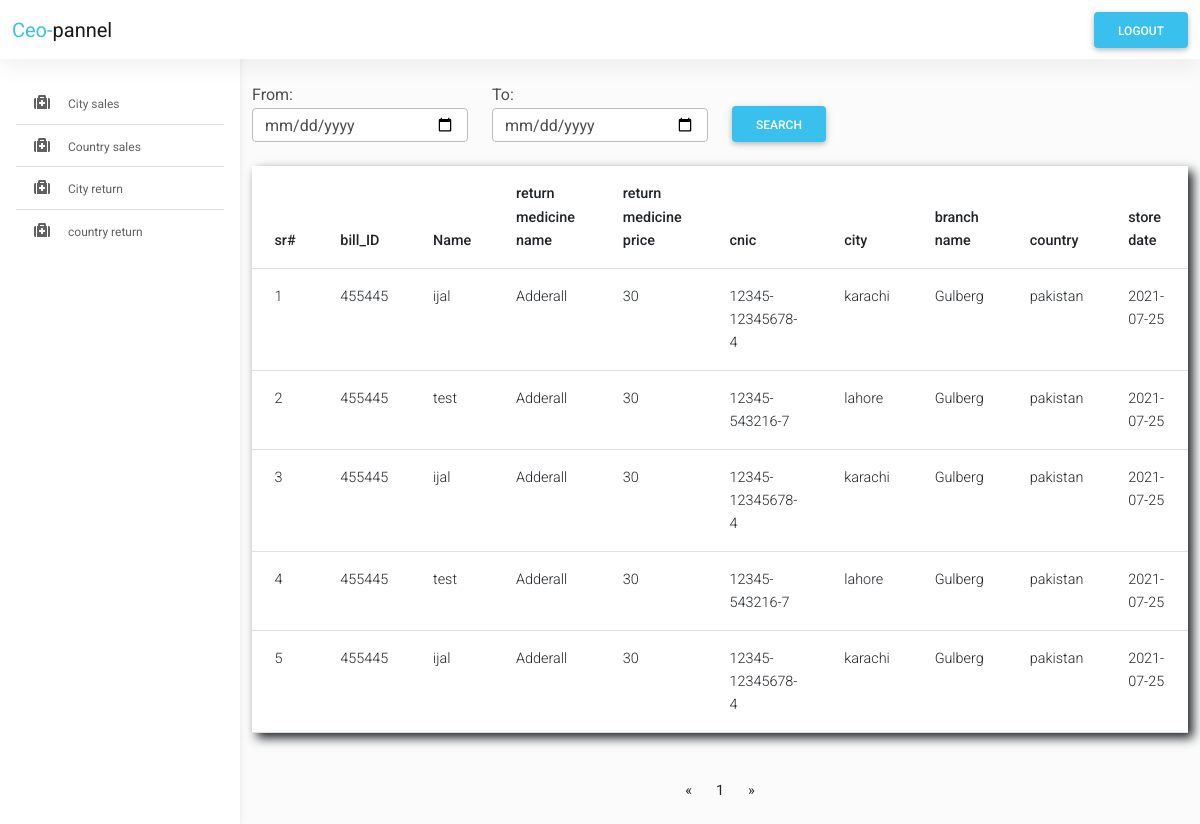
Screenshot of /Ceo/country-sale-return.php (signed in) with the database file from the repository.
### tables this page shows
CREATE TABLE `sales_m_return` (
  `id` int(11) NOT NULL,
  `rm_name` text NOT NULL,
  `rm_qty` int(250) NOT NULL,
  `rm_price` int(250) NOT NULL,
  `rm_id` int(250) NOT NULL,
  `salesman_id` int(250) NOT NULL,
  `s_table_r_id` int(250) NOT NULL,
  `created_at` date NOT NULL DEFAULT current_timestamp()
);

CREATE TABLE `sales_manager` (
  `id` int(11) NOT NULL,
  `name` text NOT NULL,
  `cnic` text NOT NULL,
  `phone` text NOT NULL,
  `password` text NOT NULL,
  `country` text NOT NULL,
  `city` text NOT NULL,
  `branch_name` text NOT NULL
);

### Ceo/country-sale-return.php (the view, shortened to what this page needs)
<?php
include "./layouts/header.php";
include "./layouts/navbar.php";
?>
<main style="margin-top: 58px">
  <div class="container pt-4">
    <section>
      <div class="row">
      <div class="col-xl-12 col-sm-10 col-12 mb-4">
        <div class="col-xl-12 col-sm-10 col-12 mb-4">
        <form action="<?php echo $_SERVER['PHP_SELF']; ?>" method="post">
<div class="row mt-10px">
    <div class="col-md-3 " >
    <label for="">From: </label>
        <input type="date" name="date_1" class="form-control "   />
    </div>
    <div class="col-md-3">
<label for="">To:</label>
<input type="date" name="date_2" class="form-control"  />
</div>
    <div class="col-md-3">
        <button type="submit" class="btn btn-info mt-4" name="btnseach" style="width: fit-content;margin-top:20px">search</button>
    </div>
    </form>
          </div>
        </div>
          <table class="table">
            <thead>
              <tr>
                <th>sr#</th>
                <th>bill_ID</th>
                <th>Name</th>
                <th>return medicine name</th>
                <th>return medicine price</th>
                <th>cnic</th>
                <th>city</th>
                <th>branch name</th>
                <th>country</th>
                <th>store date</th>
              </tr>
            </thead>
            <tbody>
            <?php
    $index=0;
  $result_per_page = 5;
        $sql = "SELECT * FROM sales_m_return ";
        $result = $connect->query($sql);
        $number_of_rows = mysqli_num_rows($result);
        if ($result->num_rows > 0) {
            $number_of_f_p = ceil($number_of_rows / $result_per_page);
            if (!isset($_GET['page'])) {
                $page = 1;
            } else {
                $page = $_GET['page'];
            }
            $this_page_f_result = ($page - 1) * $result_per_page;
           if(isset($_POST['btnseach'])){
               $date_1=$_POST["date_1"];
               $date_2=$_POST["date_2"];
               $sql = "SELECT * from sales_m_return a, sales_manager b  where  AND created_at between   '$date_1'  AND   '$date_2'   LIMIT " . $this_page_f_result . ',' . $result_per_page;
           }else{
               $sql = "SELECT * from sales_m_return a, sales_manager b LIMIT " . $this_page_f_result . ',' . $result_per_page;
           }
            $result = $connect->query($sql);
            while ($row = $result->fetch_assoc()) {
        ?>
                                <tr>
                                  <td><?php echo ++$index; ?></td>
                                  <td><?php echo $row['rm_id']; ?></td>
                                  <td><?php echo $row['name']; ?></td>
                                  <td><?php echo $row['rm_name']; ?></td>
                                  <td><?php echo $row['rm_price']; ?></td>
                                    <td ><?php echo $row['cnic']; ?></td>
                                    <td ><?php echo $row['city']; ?></td>
                                    <td ><?php echo $row['branch_name']; ?></td>
                                    <td ><?php echo $row['country']; ?></td>
                                    <td><?php echo $row['created_at']; ?></td>
                                </tr>
                    <?php
                            }
                        }
                    ?>
            </tbody>
          </table>
        </div>
        <div class="set_pagination">
    <nav aria-label="Page navigation example">
        <ul class="pagination justify-content-center">
            <li class="page-item">
                <a class="page-link" href="index.php?page=<?php echo $page ?>" aria-label="Previous">
                    <span aria-hidden="true">&laquo;</span>
                </a>
            </li>
            <?php
            for ($page = 1; $page <= $number_of_f_p; $page++) {
            ?>
                <li class="page-item"><a class="page-link" href="index.php?page=<?php echo $page ?>"><?php echo $page ?></a></li>
            <?php
            }
            ?>
            <li class="page-item">
                <a class="page-link" href="index.php?page=<?php echo $page - 1 ?>" aria-label="Next">
                    <span aria-hidden="true">&raquo;</span>
                </a>
            </li>
        </ul>
    </nav>
</div>
      </div>
</main>
<?php
include "./layouts/footer.php";
?>

### Ceo/assets/css/admin.css (style rules this page uses)
body { background-color: #fbfbfb; }
@media (min-width: 991.98px) { main { padding-left: 240px; } }

### Ceo/layouts/header.php (style rules this page uses)
table { background-color: white; padding: 10px; box-shadow: 5px 5px 10px; }

### rows the page displays
sales_m_return: rm "455445", sales_manager.name "ijal", rm_name "Adderall", rm_price "30", sales_manager.cnic "12345-12345678-4", sales_manager.city "karachi", sales_manager.branch_name "Gulberg", sales_manager.country "pakistan", created_at "2021-07-25", sales_manager.name "test", sales_manager.cnic "12345-543216-7", sales_manager.city "lahore"
sales_m_return: rm "455445", sales_manager.name "ijal", rm_name "Adderall", rm_price "30", sales_manager.cnic "12345-12345678-4", sales_manager.city "karachi", sales_manager.branch_name "Gulberg", sales_manager.country "pakistan", created_at "2021-07-25", sales_manager.name "test", sales_manager.cnic "12345-543216-7", sales_manager.city "lahore"
sales_m_return: rm "455445", sales_manager.name "ijal", rm_name "Adderall", rm_price "30", sales_manager.cnic "12345-12345678-4", sales_manager.city "karachi", sales_manager.branch_name "Gulberg", sales_manager.country "pakistan", created_at "2021-07-25"
